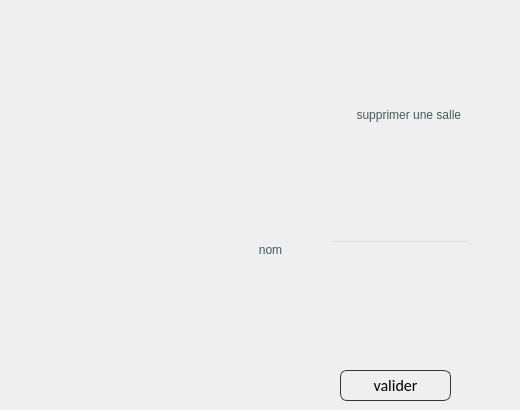
          <widget class="QWidget" name="tab_10">
           <attribute name="title">
            <string>supprimer</string>
           </attribute>
           <widget class="QLabel" name="label_57">
            <property name="geometry">
             <rect>
              <x>310</x>
              <y>100</y>
              <width>201</width>
              <height>31</height>
             </rect>
            </property>
            <property name="toolTip">
             <string>&lt;html&gt;&lt;head/&gt;&lt;body&gt;&lt;p align=&quot;center&quot;&gt;nom&lt;/p&gt;&lt;/body&gt;&lt;/html&gt;</string>
            </property>
            <property name="styleSheet">
             <string notr="true">color:rgb(65, 93, 92);

font: 13pt &quot;Allura&quot;;
background: transparent;
</string>
            </property>
            <property name="text">
             <string>&lt;html&gt;&lt;head/&gt;&lt;body&gt;&lt;p align=&quot;center&quot;&gt;supprimer une salle &lt;/p&gt;&lt;/body&gt;&lt;/html&gt;</string>
            </property>
           </widget>
           <widget class="QPushButton" name="pushButton_11">
            <property name="geometry">
             <rect>
              <x>340</x>
              <y>370</y>
              <width>111</width>
              <height>31</height>
             </rect>
            </property>
            <property name="styleSheet">
             <string notr="true">
QPushButton
{
	background: transparent;
	border-style:solid;
	border-radius:7px;
	border-width:1px;
border-color: rgb(50, 53, 57);
	color:rgb(0,0,0);
	font-size:16px;
font-family:Calibri;
}

QPushButton:hover
{
	background-color: #00000000;
	border-color: rgb(30, 227, 0);
	/*color:rgb(30, 227, 0);*/
}

QPushButton:focus
{
	background-color:  rgb(30, 227, 0);
	border-color: rgba(30, 227, 0,0);
	color:rgb(255, 255, 255);
}
</string>
            </property>
            <property name="text">
             <string>valider</string>
            </property>
           </widget>
           <widget class="QLabel" name="label_58">
            <property name="geometry">
             <rect>
              <x>170</x>
              <y>230</y>
              <width>201</width>
              <height>41</height>
             </rect>
            </property>
            <property name="toolTip">
             <string>&lt;html&gt;&lt;head/&gt;&lt;body&gt;&lt;p align=&quot;center&quot;&gt;nom&lt;/p&gt;&lt;/body&gt;&lt;/html&gt;</string>
            </property>
            <property name="styleSheet">
             <string notr="true">color:rgb(65, 93, 92);

font: 13pt &quot;Allura&quot;;
background: transparent;
</string>
            </property>
            <property name="text">
             <string>&lt;html&gt;&lt;head/&gt;&lt;body&gt;&lt;p align=&quot;center&quot;&gt;nom&lt;/p&gt;&lt;/body&gt;&lt;/html&gt;</string>
            </property>
           </widget>
           <widget class="QLineEdit" name="lineEdit_8">
            <property name="geometry">
             <rect>
              <x>330</x>
              <y>240</y>
              <width>141</width>
              <height>20</height>
             </rect>
            </property>
            <property name="styleSheet">
             <string notr="true">background:transparent;</string>
            </property>
           </widget>
          </widget>
